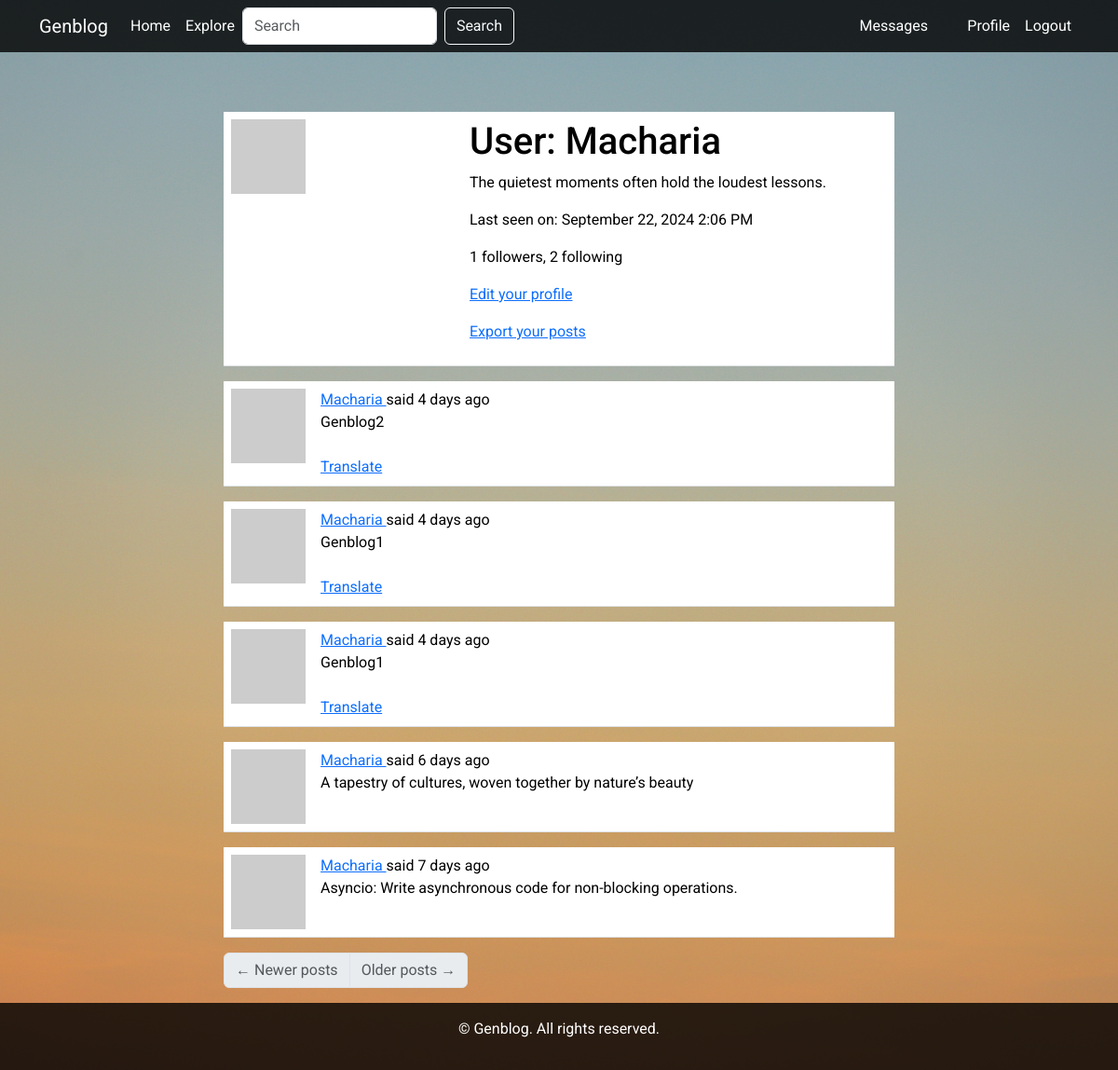
Before: /user/Macharia (signed in) with the older database file.
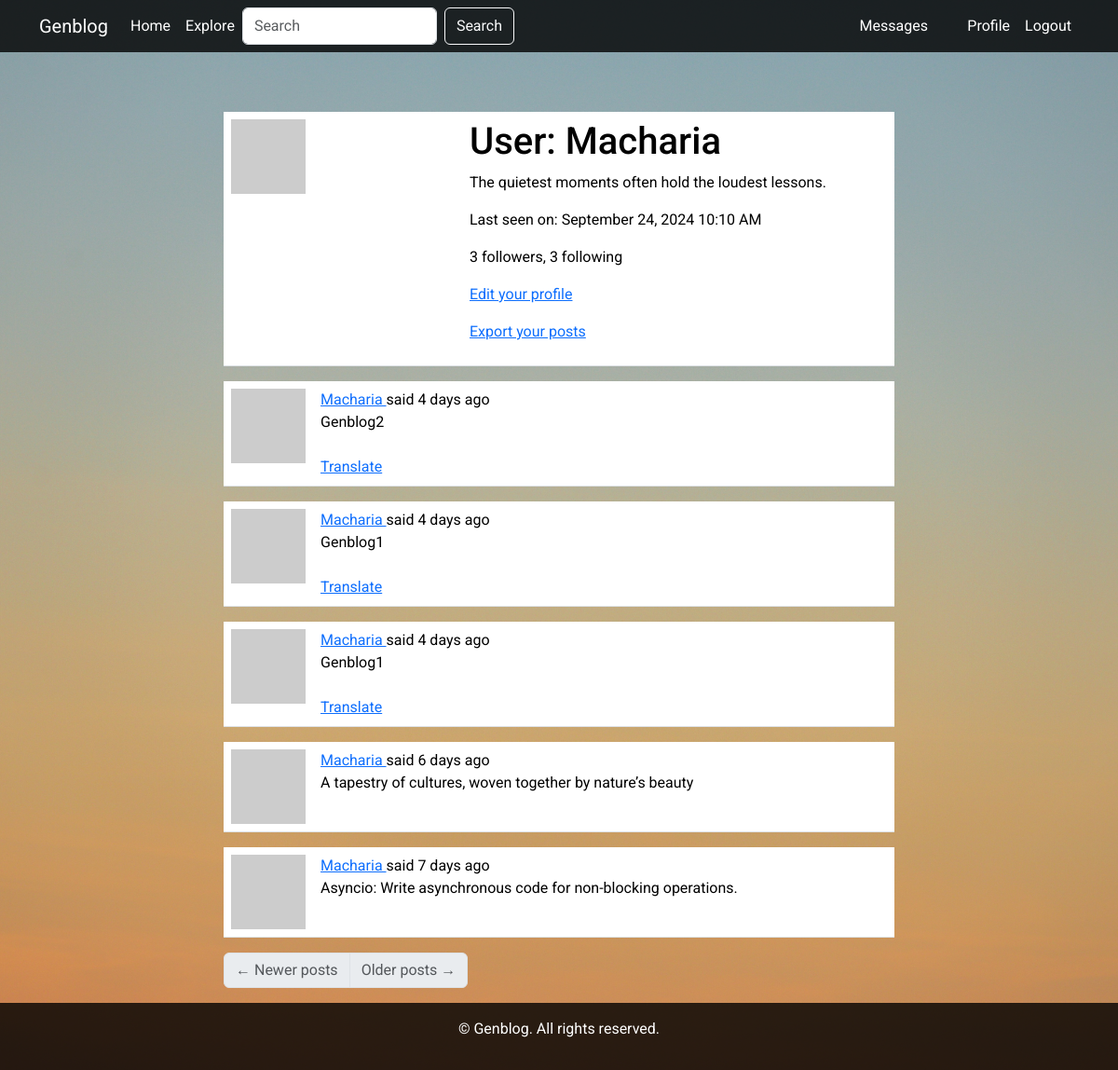
After: the same page with the newer database file.
### app/models.py (models this page shows, shortened)
class User(UserMixin, db.Model):
    id: so.Mapped[int] = so.mapped_column(primary_key=True)
    username: so.Mapped[str] = so.mapped_column(
            sa.String(64), index=True, unique=True)
    email: so.Mapped[str] = so.mapped_column(
            sa.String(120), index=True, unique=True)
    password_hash: so.Mapped[Optional[str]] = so.mapped_column(sa.String(256))
    about_me: so.Mapped[Optional[str]] = so.mapped_column(sa.String(140))
    last_seen: so.Mapped[Optional[datetime]] = so.mapped_column(
            default=lambda: datetime.now(timezone.utc))
    last_message_read_time: so.Mapped[Optional[datetime]]
    posts: so.WriteOnlyMapped['Post'] = so.relationship(
            back_populates='author')
    following: so.WriteOnlyMapped['User'] = so.relationship(
        secondary=followers, primaryjoin=(followers.c.follower_id == id),
        secondaryjoin=(followers.c.followed_id == id),
        back_populates='followers')
    followers: so.WriteOnlyMapped['User'] = so.relationship(
        secondary=followers, primaryjoin=(followers.c.followed_id == id),
        secondaryjoin=(followers.c.follower_id == id),
        back_populates='following')
    messages_sent: so.WriteOnlyMapped['Message'] = so.relationship(
        foreign_keys='Message.sender_id', back_populates='author')
    messages_received: so.WriteOnlyMapped['Message'] = so.relationship(
        foreign_keys='Message.recipient_id', back_populates='recipient')
    notifications: so.WriteOnlyMapped[
            'Notification'] = so.relationship(back_populates='user')
    tasks: so.WriteOnlyMapped['Task'] = so.relationship(back_populates='user')
    def avatar(self, size):
        digest = md5(self.email.lower().encode('utf-8')).hexdigest()
        return f'https://www.gravatar.com/avatar/{digest}?d=identicon&s={size}'
    def followers_count(self):
        query = sa.select(sa.func.count()).select_from(
                self.followers.select().subquery())
        return db.session.scalar(query)
    def following_count(self):
        query = sa.select(sa.func.count()).select_from(
                self.following.select().subquery())
        return db.session.scalar(query)
    def unread_message_count(self):
        last_read_time = self.last_message_read_time or datetime(1900, 1, 1)
        query = sa.select(Message).where(Message.recipient == self,
                                         Message.timestamp > last_read_time)
        return db.session.scalar(sa.select(
            sa.func.count()).select_from(query.subquery()))
    def get_tasks_in_progress(self):
        query = self.tasks.select().where(not Task.complete)
        return db.session.scalars(query)
    def get_task_in_progress(self, name):
        query = self.tasks.select().where(
                Task.name == name, not Task.complete)
        return db.session.scalar(query)

class SearchableMixin:
    @classmethod
    def before_commit(cls, session):
        session._changes = {
            'add': list(session.new),
            'update': list(session.dirty),
            'delete': list(session.deleted)
        }
    @classmethod
    def after_commit(cls, session):
        for obj in session._changes['add']:
            if isinstance(obj, SearchableMixin):
                add_to_index(obj.__tablename__, obj)
        for obj in session._changes['update']:
            if isinstance(obj, SearchableMixin):
                add_to_index(obj.__tablename__, obj)
        for obj in session._changes['delete']:
            if isinstance(obj, SearchableMixin):
                remove_from_index(obj.__tablename__, obj)
        session._changes = None

class Post(SearchableMixin, db.Model):
    __searchable__ = ['body']
    id: so.Mapped[int] = so.mapped_column(primary_key=True)
    body: so.Mapped[str] = so.mapped_column(sa.String(140))
    timestamp: so.Mapped[datetime] = so.mapped_column(
            index=True, default=lambda: datetime.now(timezone.utc))
    user_id: so.Mapped[int] = so.mapped_column(
            sa.ForeignKey(User.id), index=True)
    language: so.Mapped[Optional[str]] = so.mapped_column(sa.String(5))
    author: so.Mapped[User] = so.relationship(back_populates='posts')

### app/main/routes.py (the view)
@bp.route('/user/<username>')
@login_required
def user(username):
    user = db.first_or_404(sa.select(User).where(User.username == username))
    page = request.args.get('page', 1, type=int)
    query = user.posts.select().order_by(Post.timestamp.desc())
    posts = db.paginate(query, page=page,
                        per_page=current_app.config['POSTS_PER_PAGE'],
                        error_out=False)
    next_url = url_for('main.user', username=user.username,
                       page=posts.next_num) if posts.has_next else None
    prev_url = url_for('main.user', username=user.username,
                       page=posts.prev_num) if posts.has_prev else None
    form = EmptyForm()
    return render_template('user.html', user=user, posts=posts.items,
                           next_url=next_url, prev_url=prev_url, form=form)

### app/main/forms.py
class SearchForm(FlaskForm):
    q = StringField(_l('Search'), validators=[DataRequired()])
    def __init__(self, *args, **kwargs):
        if 'formdata' not in kwargs:
            kwargs['formdata'] = request.args
        if 'meta' not in kwargs:
            kwargs['meta'] = {'csrf': False}
        super(SearchForm, self).__init__(*args, **kwargs)

class EmptyForm(FlaskForm):
    submit = SubmitField('Submit')

### app/__init__.py (called while the page is built)
def get_locale():
    return request.accept_languages.best_match(current_app.config['LANGUAGES'])

### app/main/routes.py (called while the page is built)
@bp.before_app_request
def before_request():
    if current_user.is_authenticated:
        current_user.last_seen = datetime.now(timezone.utc)
        db.session.commit()
        g.search_form = SearchForm()
    g.locale = str(get_locale())

### app/models.py (called while the page is built)
@login.user_loader
def load_user(id):
    return db.session.get(User, int(id))

### app/templates/user.html (shortened to what this page needs)
{% extends "base.html" %}
{% block content %}
<div class="container mt-5">
    <div class="row justify-content-center">
        <div class="col-md-8">
            <table class="table table-hover rounded-5">
                <tr>
                    <td width="256px"><img src="{{ user.avatar(256) }}"></td>
                    <td>
                        <h1>{{ _('User') }}: {{ user.username }}</h1>
                        {% if user.about_me %}<p>{{ user.about_me }}</p>{% endif %}
                        {% if user.last_seen %}
                        <p>{{ _('Last seen on') }}: {{ moment(user.last_seen).format('LLL') }}</p>
                        {% endif %}
                        <p>{{ _('%(count)d followers', count=user.followers_count()) }}, {{ _('%(count)d following', count=user.following_count()) }}</p>
                        {% if user == current_user %}
                        <p><a href="{{ url_for('main.edit_profile') }}">{{ _('Edit your profile') }}</a></p>
                        {% if not current_user.get_task_in_progress('export_posts') %}
                        <p><a href="{{ url_for('main.export_posts') }}">{{ _('Export your posts') }}</a></p>
                        {% endif %}
                        {% endif %}
                    </td>
                </tr>
            </table>
            {% for post in posts %}
                {% include '_post.html' %}
            {% endfor %}
            <nav aria-label="Post navigation">
                <ul class="pagination">
                    <li class="page-item{% if not prev_url %} disabled{% endif %}">
                        <a class="page-link" href="{{ prev_url }}">
                            <span aria-hidden="true">&larr;</span> {{ _('Newer posts') }}
                        </a>
                    </li>
                    <li class="page-item{% if not next_url %} disabled{% endif %}">
                        <a class="page-link" href="{{ next_url }}">
                            {{ _('Older posts') }} <span aria-hidden="true">&rarr;</span>
                        </a>
                    </li>
                </ul>
            </nav>
        </div>
    </div>
</div>
{% endblock %}

### app/templates/base.html (shortened to what this page needs)
<!doctype html>
<html lang="en">
  <head>
    <link
        href="https://cdn.jsdelivr.net/npm/bootstrap@5.3.2/dist/css/bootstrap.min.css"
        rel="stylesheet"
>
  </head>
  <body>
    <nav class="navbar navbar-expand-lg">
      <div class="container">
        <a class="navbar-brand" href="{{ url_for('main.index') }}">Genblog</a>
        <div class="collapse navbar-collapse" id="navbarSupportedContent">
          <ul class="navbar-nav me-auto mb-2 mb-lg-0">
            <li class="nav-item">
              <a class="nav-link" aria-current="page" href="{{ url_for('main.index') }}">{{ _('Home') }}</a>
            </li>
            <li class="nav-item">
              <a class="nav-link" aria-current="page" href="{{ url_for('main.explore') }}">{{ _('Explore') }}</a>
            </li>
            {% if g.search_form %}
            <form class="d-flex" method="get" action="{{ url_for('main.search') }}">
                <input class="form-control me-2" type="search" placeholder="{{ g.search_form.q.label.text }}" aria-label="Search" name="q">
                <button class="btn btn-outline-light" type="submit">{{ _('Search') }}</button>
            </form>
            {% endif %}
          </ul>
          <ul class="navbar-nav mb-2 mb-lg-0">
            {% if current_user.is_anonymous %}
            <li class="nav-item">
              <a class="nav-link" aria-current="page" href="{{ url_for('auth.login') }}">{{ _('Login') }}</a>
            </li>
            {% else %}
            <li class="nav-item">
              <a class="nav-link" aria-current="page" href="{{ url_for('main.messages') }}">{{ _('Messages') }}
                {% set unread_message_count = current_user.unread_message_count() %}
              </a>
            </li>
            <li class="nav-item">
              <a class="nav-link" aria-current="page" href="{{ url_for('main.user', username=current_user.username) }}">{{ _('Profile') }}</a>
            </li>
            <li class="nav-item">
              <a class="nav-link" aria-current="page" href="{{ url_for('auth.logout') }}">{{ _('Logout') }}</a>
            </li>
            {% endif %}
          </ul>
        </div>
      </div>
    </nav>
    <div class="container mt-3 content">
      {% block content %}{% endblock %}
    </div>
    <footer class="footer">
      <div class="container text-center">
        <p>&copy; {{ current_year }} Genblog. All rights reserved.</p>
      </div>
    </footer>
  </body>
</html>

### app/templates/_post.html (shortened to what this page needs)
<table class="table table-hover">
    <tr>
        <td width="70px">
            {% if post.author %}
                <a href="{{ url_for('main.user', username=post.author.username) }}">
                    <img src="{{ post.author.avatar(70) }}" />
                </a>
            {% else %}
                <img src="default_avatar.png" />
            {% endif %}
        </td>
        <td>
            {% if post.author %}
                {{ _('%(username)s said %(when)s',
                    username=user_link, when=moment(post.timestamp).fromNow()) }}
            {% else %}
                {{ _('Unknown user said %(when)s', when=moment(post.timestamp).fromNow()) }}
            {% endif %}
            <br>
            <span id="post{{ post.id }}">{{ post.body }}</span>
            {% if post.language and post.language != g.locale %}
            <br><br>
            <span id="translation{{ post.id }}">
                <a href="javascript:translate(
                            'post{{ post.id }}',
                            'translation{{ post.id }}',
                            '{{ post.language }}',
                            '{{ g.locale }}');">{{ _('Translate') }}</a>
            </span>
            {% endif %}
        </td>
    </tr>
</table>

### app/templates/base.html (style rules this page uses)
html, body { height: 100%; margin: 0; font-family: 'Roboto', sans-serif; }
body { display: flex; flex-direction: column; background: url('/static/images/background.jpg') no-repeat center center fixed; background-size: cover; }
.content { flex: 1; }
.navbar { background-color: rgba(0, 0, 0, 0.8); }
.navbar-brand, .nav-link { color: #fff !important; }
.footer { background-color: rgba(0, 0, 0, 0.8); color: #fff; padding: 1rem 0; }

Changed rows visible on the page:
changed User "Macharia": last_seen "September 22, 2024 2:06 PM" → "September 24, 2024 10:10 AM"
Other visible differences:
text no longer shown: "1 followers 2 following"
text now shown: "3 followers 3 following"
